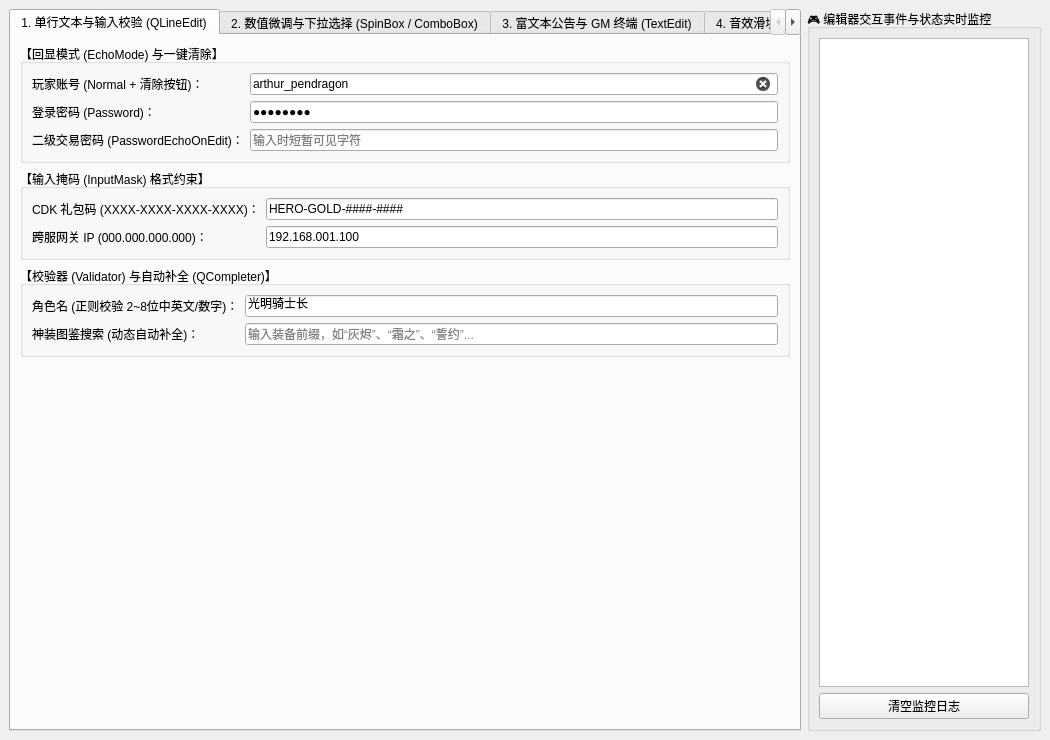
<?xml version="1.0" encoding="UTF-8"?>
<ui version="4.0">
 <class>MainWindow</class>
 <widget class="QMainWindow" name="MainWindow">
  <property name="geometry">
   <rect>
    <x>0</x>
    <y>0</y>
    <width>1050</width>
    <height>740</height>
   </rect>
  </property>
  <property name="windowTitle">
   <string>Qt 全能输入与编辑组件实战 (demo_editors)</string>
  </property>
  <widget class="QWidget" name="centralwidget">
   <layout class="QHBoxLayout" name="horizontalLayoutMain">
    <item>
     <widget class="QTabWidget" name="tabWidgetEditors">
      <property name="currentIndex">
       <number>0</number>
      </property>
      <!-- TAB 1: QLineEdit -->
      <widget class="QWidget" name="tabLineEdit">
       <attribute name="title">
        <string>1. 单行文本与输入校验 (QLineEdit)</string>
       </attribute>
       <layout class="QVBoxLayout" name="verticalLayoutTab1">
        <item>
         <widget class="QGroupBox" name="groupEcho">
          <property name="title">
           <string>【回显模式 (EchoMode) 与一键清除】</string>
          </property>
          <layout class="QFormLayout" name="formLayoutEcho">
           <item row="0" column="0">
            <widget class="QLabel" name="labelAcc">
             <property name="text">
              <string>玩家账号 (Normal + 清除按钮)：</string>
             </property>
            </widget>
           </item>
           <item row="0" column="1">
            <widget class="QLineEdit" name="editAccount">
             <property name="text">
              <string>arthur_pendragon</string>
             </property>
             <property name="clearButtonEnabled">
              <bool>true</bool>
             </property>
            </widget>
           </item>
           <item row="1" column="0">
            <widget class="QLabel" name="labelPwd">
             <property name="text">
              <string>登录密码 (Password)：</string>
             </property>
            </widget>
           </item>
           <item row="1" column="1">
            <widget class="QLineEdit" name="editPassword">
             <property name="echoMode">
              <enum>QLineEdit::Password</enum>
             </property>
             <property name="text">
              <string>12345678</string>
             </property>
            </widget>
           </item>
           <item row="2" column="0">
            <widget class="QLabel" name="labelSecPwd">
             <property name="text">
              <string>二级交易密码 (PasswordEchoOnEdit)：</string>
             </property>
            </widget>
           </item>
           <item row="2" column="1">
            <widget class="QLineEdit" name="editSecPassword">
             <property name="echoMode">
              <enum>QLineEdit::PasswordEchoOnEdit</enum>
             </property>
             <property name="placeholderText">
              <string>输入时短暂可见字符</string>
             </property>
            </widget>
           </item>
          </layout>
         </widget>
        </item>
        <item>
         <widget class="QGroupBox" name="groupMask">
          <property name="title">
           <string>【输入掩码 (InputMask) 格式约束】</string>
          </property>
          <layout class="QFormLayout" name="formLayoutMask">
           <item row="0" column="0">
            <widget class="QLabel" name="labelCdk">
             <property name="text">
              <string>CDK 礼包码 (XXXX-XXXX-XXXX-XXXX)：</string>
             </property>
            </widget>
           </item>
           <item row="0" column="1">
            <widget class="QLineEdit" name="editCdkMask">
             <property name="inputMask">
              <string>&gt;AAAA-AAAA-AAAA-AAAA;#</string>
             </property>
             <property name="text">
              <string>HERO9999GOLD8888</string>
             </property>
            </widget>
           </item>
           <item row="1" column="0">
            <widget class="QLabel" name="labelIp">
             <property name="text">
              <string>跨服网关 IP (000.000.000.000)：</string>
             </property>
            </widget>
           </item>
           <item row="1" column="1">
            <widget class="QLineEdit" name="editIpMask">
             <property name="inputMask">
              <string>000.000.000.000;_</string>
             </property>
             <property name="text">
              <string>192.168.001.100</string>
             </property>
            </widget>
           </item>
          </layout>
         </widget>
        </item>
        <item>
         <widget class="QGroupBox" name="groupValidator">
          <property name="title">
           <string>【校验器 (Validator) 与自动补全 (QCompleter)】</string>
          </property>
          <layout class="QFormLayout" name="formLayoutValidator">
           <item row="0" column="0">
            <widget class="QLabel" name="labelNickname">
             <property name="text">
              <string>角色名 (正则校验 2~8位中英文/数字)：</string>
             </property>
            </widget>
           </item>
           <item row="0" column="1">
            <widget class="QLineEdit" name="editNickname">
             <property name="placeholderText">
              <string>输入合法的游戏角色昵称</string>
             </property>
             <property name="text">
              <string>光明骑士长</string>
             </property>
            </widget>
           </item>
           <item row="1" column="0">
            <widget class="QLabel" name="labelSearch">
             <property name="text">
              <string>神装图鉴搜索 (动态自动补全)：</string>
             </property>
            </widget>
           </item>
           <item row="1" column="1">
            <widget class="QLineEdit" name="editSearchItem">
             <property name="placeholderText">
              <string>输入装备前缀，如“灰烬”、“霜之”、“誓约”...</string>
             </property>
            </widget>
           </item>
          </layout>
         </widget>
        </item>
        <item>
         <spacer name="verticalSpacerTab1">
          <property name="orientation">
           <enum>Qt::Vertical</enum>
          </property>
          <property name="sizeHint" stdset="0">
           <size>
            <width>20</width>
            <height>40</height>
           </size>
          </property>
         </spacer>
        </item>
       </layout>
      </widget>

      <!-- TAB 2: SpinBox & ComboBox & KeySequence -->
      <widget class="QWidget" name="tabControls">
       <attribute name="title">
        <string>2. 数值微调与下拉选择 (SpinBox / ComboBox)</string>
       </attribute>
       <layout class="QVBoxLayout" name="verticalLayoutTab2">
        <item>
         <widget class="QGroupBox" name="groupSpin">
          <property name="title">
           <string>【数值微调器 (QSpinBox &amp; QDoubleSpinBox)】</string>
          </property>
          <layout class="QGridLayout" name="gridLayoutSpin">
           <item row="0" column="0">
            <widget class="QLabel" name="labelLevel">
             <property name="text">
              <string>英雄等级 (Lv.1~100)：</string>
             </property>
            </widget>
           </item>
           <item row="0" column="1">
            <widget class="QSpinBox" name="spinLevel">
             <property name="minimum">
              <number>1</number>
             </property>
             <property name="maximum">
              <number>100</number>
             </property>
             <property name="value">
              <number>85</number>
             </property>
             <property name="prefix">
              <string>Lv. </string>
             </property>
            </widget>
           </item>
           <item row="0" column="2">
            <widget class="QLabel" name="labelGoldRecharge">
             <property name="text">
              <string>充值金额 (步长 100 金币)：</string>
             </property>
            </widget>
           </item>
           <item row="0" column="3">
            <widget class="QSpinBox" name="spinGold">
             <property name="minimum">
              <number>100</number>
             </property>
             <property name="maximum">
              <number>999999</number>
             </property>
             <property name="singleStep">
              <number>100</number>
             </property>
             <property name="value">
              <number>5000</number>
             </property>
             <property name="suffix">
              <string> 金币</string>
             </property>
            </widget>
           </item>
           <item row="1" column="0">
            <widget class="QLabel" name="labelCritRate">
             <property name="text">
              <string>暴击伤害倍率 (1.50x ~ 5.00x)：</string>
             </property>
            </widget>
           </item>
           <item row="1" column="1">
            <widget class="QDoubleSpinBox" name="spinCritRate">
             <property name="minimum">
              <double>1.500000000000000</double>
             </property>
             <property name="maximum">
              <double>5.000000000000000</double>
             </property>
             <property name="singleStep">
              <double>0.050000000000000</double>
             </property>
             <property name="value">
              <double>2.250000000000000</double>
             </property>
             <property name="suffix">
              <string> x</string>
             </property>
            </widget>
           </item>
           <item row="1" column="2">
            <widget class="QLabel" name="labelRechargeDiscount">
             <property name="text">
              <string>商城特惠折扣 (0.1 ~ 1.0 折)：</string>
             </property>
            </widget>
           </item>
           <item row="1" column="3">
            <widget class="QDoubleSpinBox" name="spinDiscount">
             <property name="minimum">
              <double>0.100000000000000</double>
             </property>
             <property name="maximum">
              <double>1.000000000000000</double>
             </property>
             <property name="singleStep">
              <double>0.050000000000000</double>
             </property>
             <property name="value">
              <double>0.800000000000000</double>
             </property>
             <property name="suffix">
              <string> 折</string>
             </property>
            </widget>
           </item>
          </layout>
         </widget>
        </item>
        <item>
         <widget class="QGroupBox" name="groupComboAndFont">
          <property name="title">
           <string>【下拉选择框 (QComboBox &amp; QFontComboBox)】</string>
          </property>
          <layout class="QGridLayout" name="gridLayoutCombo">
           <item row="0" column="0">
            <widget class="QLabel" name="labelRarity">
             <property name="text">
              <string>装备品质筛选：</string>
             </property>
            </widget>
           </item>
           <item row="0" column="1">
            <widget class="QComboBox" name="comboRarity"/>
           </item>
           <item row="0" column="2">
            <widget class="QLabel" name="labelFont">
             <property name="text">
              <string>剧情对话字体选择：</string>
             </property>
            </widget>
           </item>
           <item row="0" column="3">
            <widget class="QFontComboBox" name="fontComboDialogue"/>
           </item>
           <item row="1" column="0">
            <widget class="QLabel" name="labelKeybind">
             <property name="text">
              <string>终极技能按键映射 (QKeySequenceEdit)：</string>
             </property>
            </widget>
           </item>
           <item row="1" column="1">
            <widget class="QKeySequenceEdit" name="keySeqSkill"/>
           </item>
           <item row="1" column="2">
            <widget class="QLabel" name="labelEventDate">
             <property name="text">
              <string>限时活动开启时间 (QDateTimeEdit)：</string>
             </property>
            </widget>
           </item>
           <item row="1" column="3">
            <widget class="QDateTimeEdit" name="dateTimeEvent">
             <property name="calendarPopup">
              <bool>true</bool>
             </property>
            </widget>
           </item>
          </layout>
         </widget>
        </item>
        <item>
         <spacer name="verticalSpacerTab2">
          <property name="orientation">
           <enum>Qt::Vertical</enum>
          </property>
          <property name="sizeHint" stdset="0">
           <size>
            <width>20</width>
            <height>40</height>
           </size>
          </property>
         </spacer>
        </item>
       </layout>
      </widget>

      <!-- TAB 3: TextEdit & PlainTextEdit -->
      <widget class="QWidget" name="tabTextEditors">
       <attribute name="title">
        <string>3. 富文本公告与 GM 终端 (TextEdit)</string>
       </attribute>
       <layout class="QVBoxLayout" name="verticalLayoutTab3">
        <item>
         <widget class="QGroupBox" name="groupRichText">
          <property name="title">
           <string>【全服富文本公告编辑器 (QTextEdit 支持 HTML/格式工具栏)】</string>
          </property>
          <layout class="QVBoxLayout" name="verticalLayoutRich">
           <item>
            <layout class="QHBoxLayout" name="horizontalLayoutRichToolbar">
             <item>
              <widget class="QPushButton" name="btnBold">
               <property name="text">
                <string>加粗 (B)</string>
               </property>
              </widget>
             </item>
             <item>
              <widget class="QPushButton" name="btnItalic">
               <property name="text">
                <string>斜体 (I)</string>
               </property>
              </widget>
             </item>
             <item>
              <widget class="QPushButton" name="btnUnderline">
               <property name="text">
                <string>下划线 (U)</string>
               </property>
              </widget>
             </item>
             <item>
              <widget class="QPushButton" name="btnColorRed">
               <property name="text">
                <string>🔴 红色警告</string>
               </property>
              </widget>
             </item>
             <item>
              <widget class="QPushButton" name="btnColorGold">
               <property name="text">
                <string>🟡 金色传说</string>
               </property>
              </widget>
             </item>
             <item>
              <spacer name="horizontalSpacerRich">
               <property name="orientation">
                <enum>Qt::Horizontal</enum>
               </property>
               <property name="sizeHint" stdset="0">
                <size>
                 <width>40</width>
                 <height>20</height>
                </size>
               </property>
              </spacer>
             </item>
            </layout>
           </item>
           <item>
            <widget class="QTextEdit" name="textEditAnnouncement">
             <property name="minimumSize">
              <size>
               <width>0</width>
               <height>120</height>
              </size>
             </property>
            </widget>
           </item>
          </layout>
         </widget>
        </item>
        <item>
         <widget class="QGroupBox" name="groupPlainText">
          <property name="title">
           <string>【GM 开发者控制台脚本指令编辑器 (QPlainTextEdit)】</string>
          </property>
          <layout class="QVBoxLayout" name="verticalLayoutPlain">
           <item>
            <widget class="QPlainTextEdit" name="plainTextGmScript">
             <property name="font">
              <font>
               <family>Consolas</family>
               <pointsize>10</pointsize>
              </font>
             </property>
             <property name="plainText">
              <string># GM 调试批处理脚本
/setlevel 100
/giveitem 2001 1
/addgold 1000000
/godmode on</string>
             </property>
            </widget>
           </item>
           <item>
            <layout class="QHBoxLayout" name="horizontalLayoutGmBtns">
             <item>
              <spacer name="horizontalSpacerGm">
               <property name="orientation">
                <enum>Qt::Horizontal</enum>
               </property>
               <property name="sizeHint" stdset="0">
                <size>
                 <width>40</width>
                 <height>20</height>
                </size>
               </property>
              </spacer>
             </item>
             <item>
              <widget class="QPushButton" name="btnExecuteGm">
               <property name="text">
                <string>⚡ 逐行执行 GM 脚本指令</string>
               </property>
              </widget>
             </item>
            </layout>
           </item>
          </layout>
         </widget>
        </item>
       </layout>
      </widget>

      <!-- TAB 4: Slider & Dial -->
      <widget class="QWidget" name="tabSliderDial">
       <attribute name="title">
        <string>4. 音效滑块与视角罗盘 (Slider / Dial)</string>
       </attribute>
       <layout class="QVBoxLayout" name="verticalLayoutTab4">
        <item>
         <widget class="QGroupBox" name="groupAudioSliders">
          <property name="title">
           <string>【游戏音频音量滑块控制 (QSlider)】</string>
          </property>
          <layout class="QGridLayout" name="gridLayoutAudio">
           <item row="0" column="0">
            <widget class="QLabel" name="labelMasterVol">
             <property name="text">
              <string>主音量 (Master):</string>
             </property>
            </widget>
           </item>
           <item row="0" column="1">
            <widget class="QSlider" name="sliderMaster">
             <property name="orientation">
              <enum>Qt::Horizontal</enum>
             </property>
             <property name="maximum">
              <number>100</number>
             </property>
             <property name="value">
              <number>80</number>
             </property>
            </widget>
           </item>
           <item row="0" column="2">
            <widget class="QLabel" name="labelMasterVal">
             <property name="text">
              <string>80 %</string>
             </property>
            </widget>
           </item>
           <item row="1" column="0">
            <widget class="QLabel" name="labelBgmVol">
             <property name="text">
              <string>背景音乐 (BGM):</string>
             </property>
            </widget>
           </item>
           <item row="1" column="1">
            <widget class="QSlider" name="sliderBgm">
             <property name="orientation">
              <enum>Qt::Horizontal</enum>
             </property>
             <property name="maximum">
              <number>100</number>
             </property>
             <property name="value">
              <number>65</number>
             </property>
            </widget>
           </item>
           <item row="1" column="2">
            <widget class="QLabel" name="labelBgmVal">
             <property name="text">
              <string>65 %</string>
             </property>
            </widget>
           </item>
          </layout>
         </widget>
        </item>
        <item>
         <widget class="QGroupBox" name="groupDialCompass">
          <property name="title">
           <string>【3D 游戏视角罗盘表盘 (QDial)】</string>
          </property>
          <layout class="QHBoxLayout" name="horizontalLayoutDial">
           <item>
            <widget class="QDial" name="dialCamera">
             <property name="minimumSize">
              <size>
               <width>120</width>
               <height>120</height>
              </size>
             </property>
             <property name="maximum">
              <number>359</number>
             </property>
             <property name="value">
              <number>90</number>
             </property>
             <property name="wrapping">
              <bool>true</bool>
             </property>
             <property name="notchesVisible">
              <bool>true</bool>
             </property>
            </widget>
           </item>
           <item>
            <layout class="QVBoxLayout" name="verticalLayoutDialInfo">
             <item>
              <widget class="QLabel" name="labelCameraAngle">
               <property name="styleSheet">
                <string notr="true">font-size: 16px; font-weight: bold; color: #e67e22;</string>
               </property>
               <property name="text">
                <string>当前主视角朝向：90° (正东)</string>
               </property>
              </widget>
             </item>
             <item>
              <widget class="QLabel" name="labelDialTips">
               <property name="text">
                <string>旋转罗盘表盘可 360 度循环调整视角，步长刻度已开启。</string>
               </property>
              </widget>
             </item>
            </layout>
           </item>
          </layout>
         </widget>
        </item>
        <item>
         <spacer name="verticalSpacerTab4">
          <property name="orientation">
           <enum>Qt::Vertical</enum>
          </property>
          <property name="sizeHint" stdset="0">
           <size>
            <width>20</width>
            <height>40</height>
           </size>
          </property>
         </spacer>
        </item>
       </layout>
      </widget>
     </widget>
    </item>
    <item>
     <widget class="QGroupBox" name="groupOutputLog">
      <property name="title">
       <string>🎮 编辑器交互事件与状态实时监控</string>
      </property>
      <layout class="QVBoxLayout" name="verticalLayoutLogRight">
       <item>
        <widget class="QPlainTextEdit" name="textLogRight">
         <property name="readOnly">
          <bool>true</bool>
         </property>
         <property name="font">
          <font>
           <family>Consolas</family>
           <pointsize>9</pointsize>
          </font>
         </property>
        </widget>
       </item>
       <item>
        <widget class="QPushButton" name="btnClearLog">
         <property name="text">
          <string>清空监控日志</string>
         </property>
        </widget>
       </item>
      </layout>
     </widget>
    </item>
   </layout>
  </widget>
 </widget>
 <resources/>
 <connections/>
</ui>
